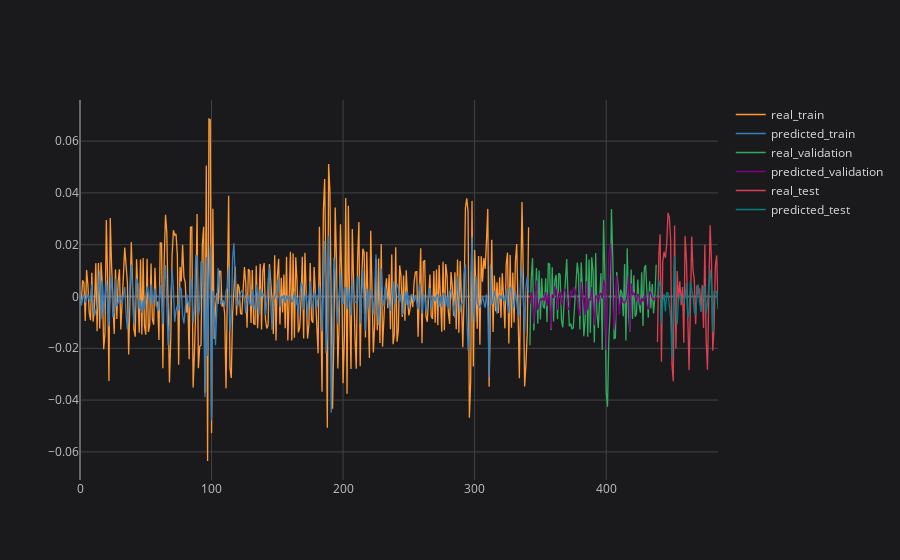

Notebook code cell kept with this figure:
### Code cell
# plotting partial result
plot_ticker = 'PETR4'
plot_feature = target_feature
plot_imf = 'IMF1'

concatenated_results[plot_ticker][plot_feature][plot_imf].iplot(title=f'{plot_ticker} {plot_feature} {plot_imf}', asFigure=True, layout=space)

### Figure 1 — Plotly figure (JSON) as saved in the notebook; plotly's stock layout.template omitted (floating-point values rounded to 4 significant figures; data arrays with more than 128 entries replaced by an {"elided": "..."} marker saying what was removed)
{"data": [{"line": {"color": "rgba(255, 153, 51, 1.0)", "dash": "solid", "shape": "linear", "width": 1.3}, "mode": "lines", "name": "real_train", "text": "", "type": "scatter", "x": {"elided": "486 int values"}, "y": {"elided": "486 mixed values"}}, {"line": {"color": "rgba(55, 128, 191, 1.0)", "dash": "solid", "shape": "linear", "width": 1.3}, "mode": "lines", "name": "predicted_train", "text": "", "type": "scatter", "x": {"elided": "486 int values"}, "y": {"elided": "486 mixed values"}}, {"line": {"color": "rgba(50, 171, 96, 1.0)", "dash": "solid", "shape": "linear", "width": 1.3}, "mode": "lines", "name": "real_validation", "text": "", "type": "scatter", "x": {"elided": "486 int values"}, "y": {"elided": "486 mixed values"}}, {"line": {"color": "rgba(128, 0, 128, 1.0)", "dash": "solid", "shape": "linear", "width": 1.3}, "mode": "lines", "name": "predicted_validation", "text": "", "type": "scatter", "x": {"elided": "486 int values"}, "y": {"elided": "486 mixed values"}}, {"line": {"color": "rgba(219, 64, 82, 1.0)", "dash": "solid", "shape": "linear", "width": 1.3}, "mode": "lines", "name": "real_test", "text": "", "type": "scatter", "x": {"elided": "486 int values"}, "y": {"elided": "486 mixed values"}}, {"line": {"color": "rgba(0, 128, 128, 1.0)", "dash": "solid", "shape": "linear", "width": 1.3}, "mode": "lines", "name": "predicted_test", "text": "", "type": "scatter", "x": {"elided": "486 int values"}, "y": {"elided": "486 mixed values"}}], "layout": {"legend": {"bgcolor": "#1A1A1C", "font": {"color": "#D9D9D9", "size": 12}}, "paper_bgcolor": "#1A1A1C", "plot_bgcolor": "#1A1A1C", "title": {"font": {"color": "#D9D9D9"}, "x": 0.5}, "xaxis": {"gridcolor": "#434343", "showgrid": true, "tickfont": {"color": "#C2C2C2", "size": 12}, "title": {"font": {"color": "#D9D9D9"}}, "zerolinecolor": "#666570"}, "yaxis": {"gridcolor": "#434343", "showgrid": true, "tickfont": {"color": "#C2C2C2", "size": 12}, "title": {"font": {"color": "#D9D9D9"}}, "zerolinecolor": "#666570"}}}
